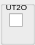
          <widget class="QGroupBox" name="groupBox_16">
           <property name="minimumSize">
            <size>
             <width>35</width>
             <height>45</height>
            </size>
           </property>
           <property name="maximumSize">
            <size>
             <width>35</width>
             <height>45</height>
            </size>
           </property>
           <property name="title">
            <string/>
           </property>
           <widget class="QCheckBox" name="uT2OutCtl">
            <property name="geometry">
             <rect>
              <x>9</x>
              <y>13</y>
              <width>15</width>
              <height>15</height>
             </rect>
            </property>
            <property name="font">
             <font>
              <pointsize>8</pointsize>
             </font>
            </property>
            <property name="text">
             <string/>
            </property>
           </widget>
           <widget class="QLabel" name="label_27">
            <property name="geometry">
             <rect>
              <x>4</x>
              <y>-1</y>
              <width>25</width>
              <height>15</height>
             </rect>
            </property>
            <property name="font">
             <font>
              <pointsize>6</pointsize>
             </font>
            </property>
            <property name="text">
             <string>UT2O</string>
            </property>
            <property name="alignment">
             <set>Qt::AlignCenter</set>
            </property>
           </widget>
           <widget class="KLed" name="uT2OutLed">
            <property name="geometry">
             <rect>
              <x>11</x>
              <y>26</y>
              <width>16</width>
              <height>16</height>
             </rect>
            </property>
            <property name="state">
             <enum>KLed::Off</enum>
            </property>
            <property name="color">
             <color>
              <red>255</red>
              <green>255</green>
              <blue>0</blue>
             </color>
            </property>
           </widget>
          </widget>
